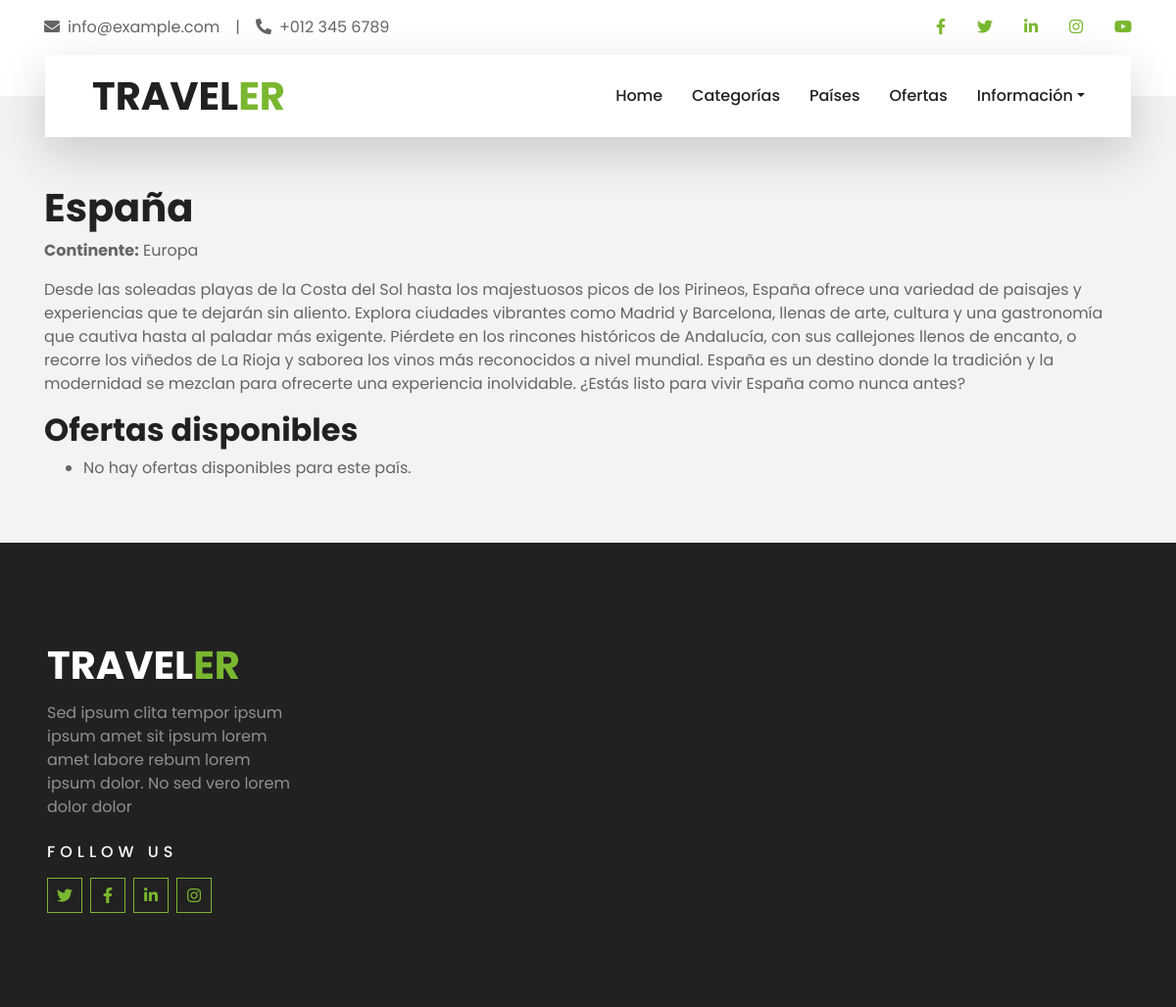
The page /paises/España/ on the database as committed earlier.
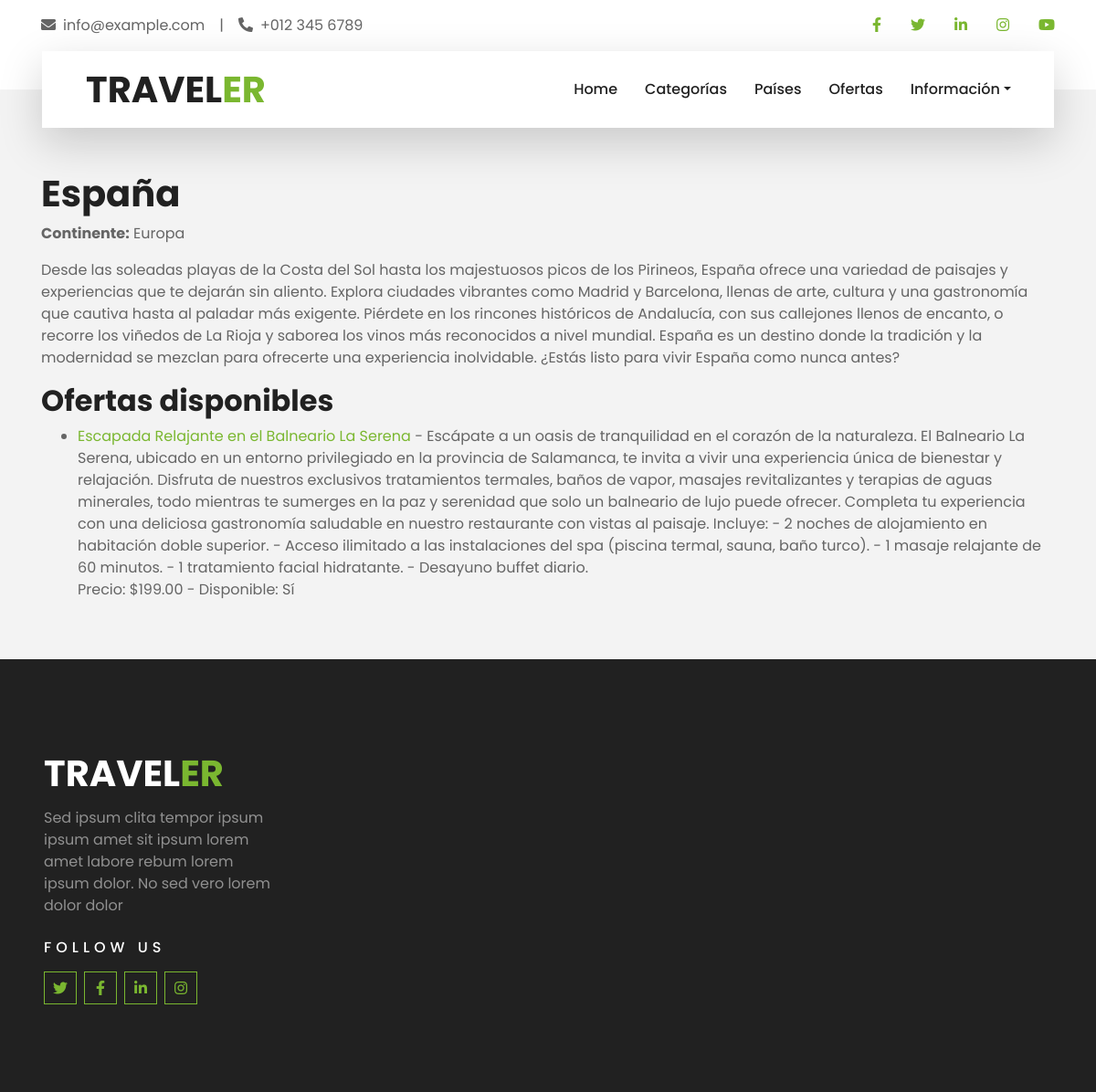
The same page on the database as committed later.
### travelOffersApp/models.py (models this page shows, shortened)
class Oferta(models.Model):
    id_oferta = models.AutoField(primary_key=True)
    nombre = models.CharField(max_length=200)
    descripcion = models.TextField()
    precio = models.DecimalField(max_digits=10, decimal_places=2)
    fecha_inicio = models.DateField()
    fecha_fin = models.DateField()
    pais = models.ForeignKey(Pais, on_delete=models.CASCADE, related_name='ofertas')
    categorias = models.ManyToManyField(Categoria, related_name='ofertas')
    disponible = models.BooleanField(default=True)

### travelOffersApp/views.py (the view)
# urls.py: path('paises/<str:nombre>/', views.pais, name='pais'),
def pais(request, nombre):
    pais = get_object_or_404(Pais, nombre=nombre)
    return render(request, 'pais.html', {'pais': pais})

### travelOffersApp/templates/pais.html (shortened to what this page needs)
{% extends "base.html" %}
{% block content %}
    <h1>{{ pais.nombre }}</h1>
    <p><strong>Continente:</strong> {{ pais.continente }}</p>
    <p>{{ pais.descripcion }}</p>
    <h2>Ofertas disponibles</h2>
    <ul>
        {% for oferta in pais.ofertas.all %}
            <li>
                <a href="{% url 'oferta' oferta.id_oferta %}">{{ oferta.nombre }}</a> - {{ oferta.descripcion }}
                <br>
                Precio: ${{ oferta.precio }} - Disponible: {{ oferta.disponible|yesno:"Sí,No" }}
            </li>
        {% empty %}
            <li>No hay ofertas disponibles para este país.</li>
        {% endfor %}
    </ul>
{% endblock %}

Rows that differ between the two databases and show on the page:
added Oferta: nombre "Escapada Relajante en el Balneario La Serena", descripcion "Escápate a un oasis de tranquilidad en el corazón de la naturaleza. El Balneario La Serena, ubicado en un entorno privilegiado en la provincia de Salamanca, te invita a vivir una experiencia única de bienestar y relajación. Disfruta de nuestros exclusivos tratamientos termales, baños de vapor, masajes revitalizantes y terapias de aguas minerales, todo mientras te sumerges en la paz y serenidad que solo un balneario de lujo puede ofrecer. Completa tu experiencia con una deliciosa gastronomía saludable en nuestro restaurante con vistas al paisaje. Incluye: - 2 noches de alojamiento en habitación doble superior. - Acceso ilimitado a las instalaciones del spa (piscina termal, sauna, baño…", precio "199.00", disponible "Sí"
Other text that changed with them:
text no longer shown: "No hay ofertas disponibles para este país."
